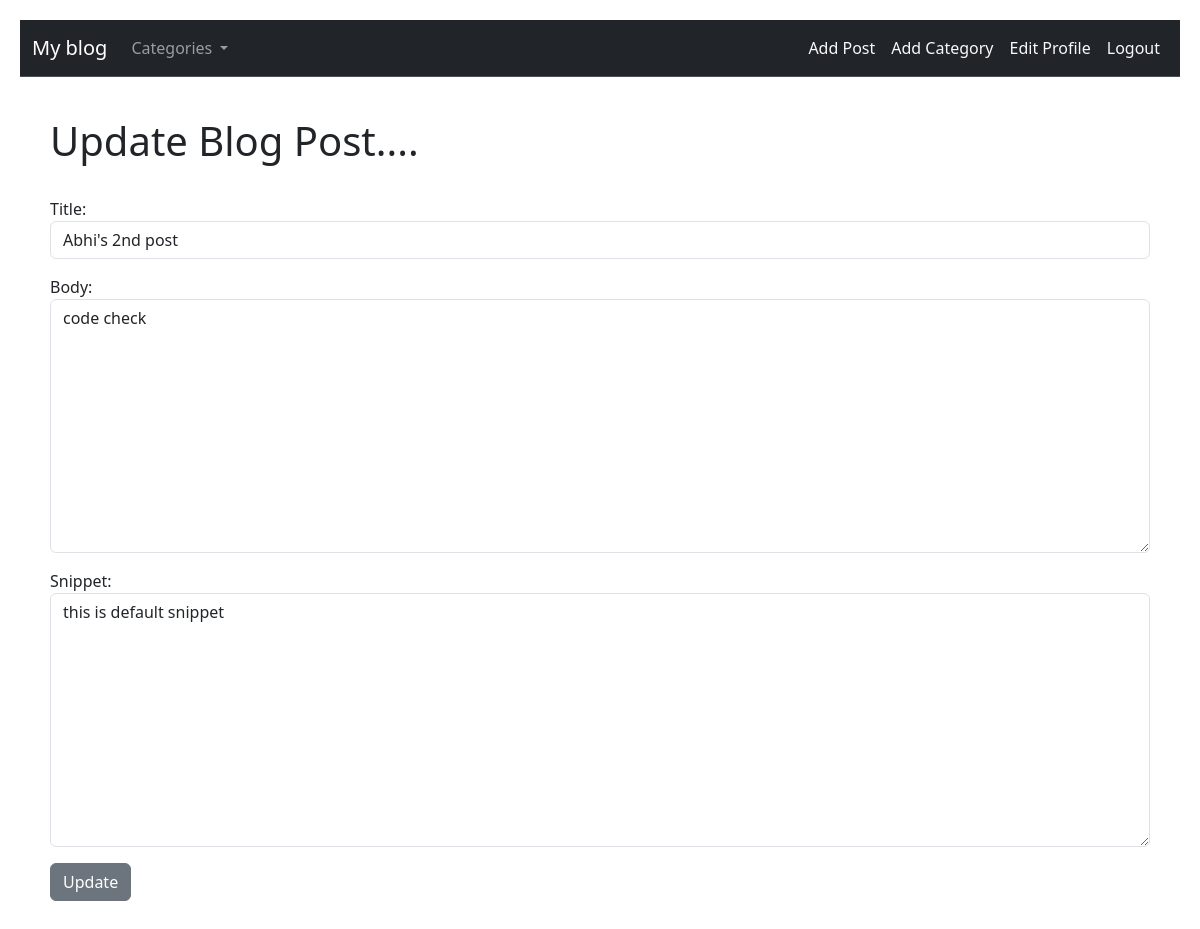
Page /article/20/update/ (signed in) on the committed database.
### theblog/models.py (models this page shows, shortened)
class Post(models.Model):
    title = models.CharField(max_length=255)
    author = models.ForeignKey(User, on_delete=models.CASCADE)
    category = models.CharField(max_length=255,default="defaut category")
    body = RichTextField(blank=True,null=True)
    snippet = models.CharField(max_length=255,default="this is default snippet")
    post_date = models.DateTimeField(auto_now_add=True)
    likes = models.ManyToManyField(User,related_name='blog_posts')

### theblog/views.py (the view)
# urls.py: path('article/<int:pk>/update/',UpdatePostView.as_view(),name="update_post"),
class UpdatePostView(UpdateView):
    model = Post
    form_class = UpdateForm
    template_name = "Update_post.html"
    def get_context_data(self, *args,**kwargs) :
        cat_menu = Category.objects.all()
        context = super().get_context_data(*args,**kwargs)
        context["cat_menu"] = cat_menu
        return context

### theblog/forms.py
class UpdateForm(forms.ModelForm):
    class Meta:
        model = Post
        fields = ('title','body','snippet')
        widgets = {
            'title' : forms.TextInput(attrs={'class':'form-control',}),
            'body' : forms.Textarea(attrs={'class':'form-control',}),
            'snippet' : forms.Textarea(attrs={'class':'form-control',}),
        }

### theblog/models.py (called while the page is built)
    def __str__(self):
        return self.name

### theblog/templates/Update_post.html (shortened to what this page needs)
{% extends "base.html" %}
{%block content%}
<h1>Update Blog Post....</h1>
<br>
{%if user.is_authenticated%}
{%if post.author.id == user.id %}
<div class="mb-3">
  <form method="POST">
      {{form.as_p}}
      <button  class="btn btn-secondary">Update</button>
  </div>
  {%else%}
  <h4>you should not be here and you know it !!!!</h4>
  {%endif%}
  {%else%}
  <h4>you should not be here and you know it !!!!</h4>
  {%endif%}
{%endblock content%}

### theblog/templates/base.html (style rules this page uses)
body { padding: 20px; }

### rows in the picture
Post: title "Abhi's 2nd post", body "code check", snippet "this is default snippet"
